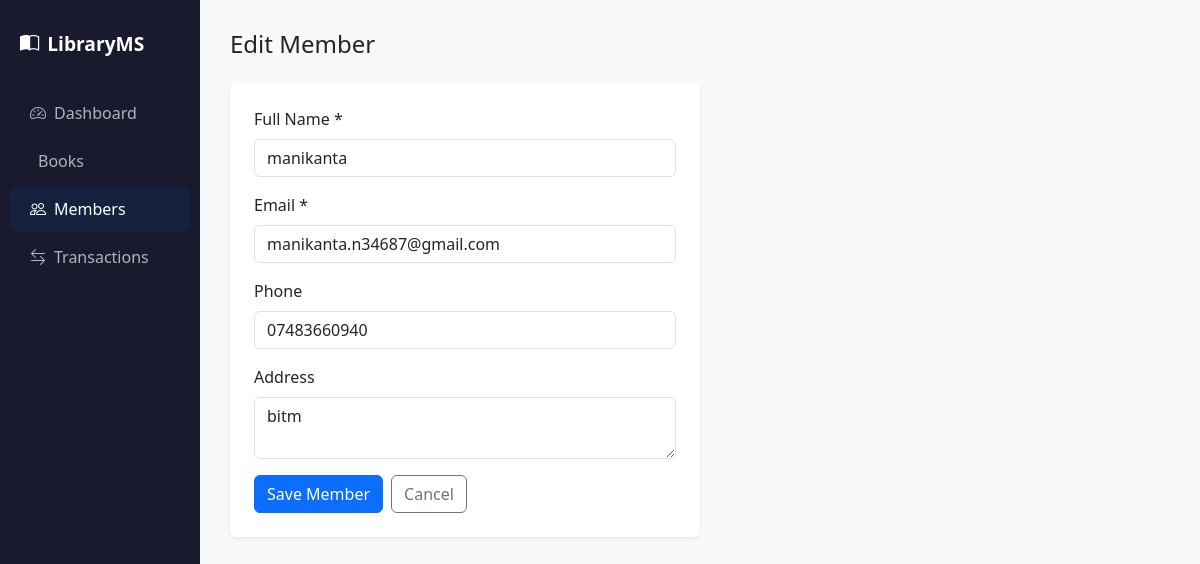
The page /members/edit/1 on the database as committed earlier.
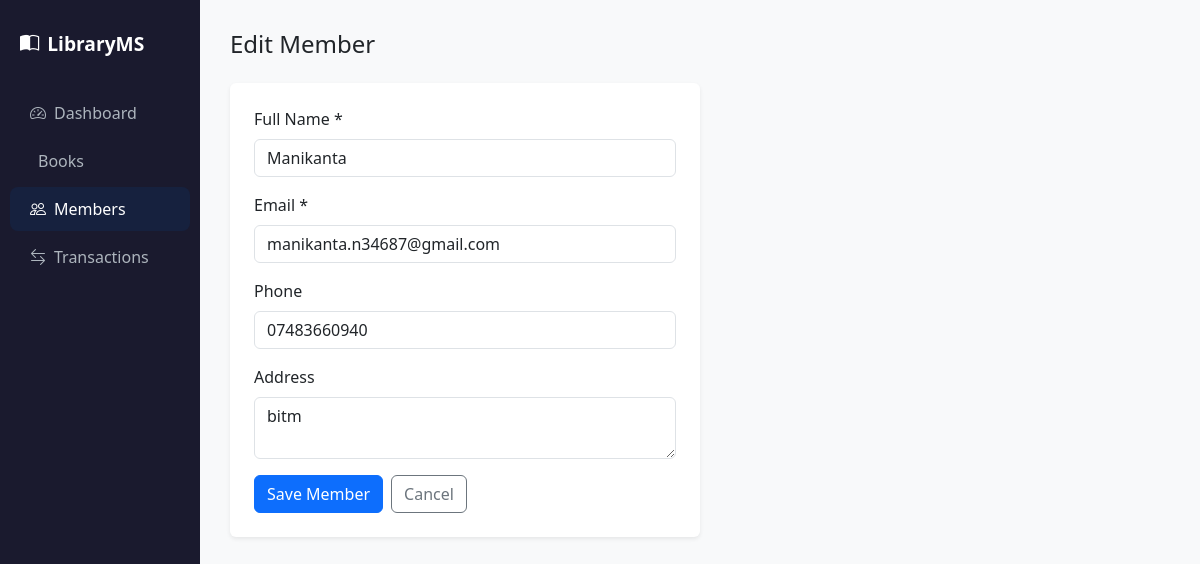
The same page on the database as committed later.
### models.py (models this page shows, shortened)
class Member(db.Model):
    __tablename__ = 'members'
    id         = db.Column(db.Integer, primary_key=True)
    name       = db.Column(db.String(100), nullable=False)
    email      = db.Column(db.String(120), unique=True, nullable=False)
    phone      = db.Column(db.String(15), nullable=True)
    address    = db.Column(db.Text, nullable=True)
    joined_on  = db.Column(db.DateTime, default=datetime.utcnow)
    is_active  = db.Column(db.Boolean, default=True)
    transactions = db.relationship('Transaction', backref='member', lazy=True)

### routes/members.py (the view, shortened to what this page needs)
@members_bp.route('/edit/<int:id>', methods=['GET', 'POST'])
def edit_member(id):
    member = Member.query.get_or_404(id)
    return render_template('members/add.html', member=member)

### templates/members/add.html
{% extends 'base.html' %}
{% block content %}
<div class="col-md-6">
  <h4 class="mb-4">{{ 'Edit' if member else 'Add New' }} Member</h4>
  <div class="card border-0 shadow-sm">
    <div class="card-body p-4">
      <form method="POST">
        <div class="mb-3">
          <label class="form-label">Full Name *</label>
          <input type="text" class="form-control" name="name" value="{{ member.name if member else '' }}" required>
        </div>
        <div class="mb-3">
          <label class="form-label">Email *</label>
          <input type="email" class="form-control" name="email" value="{{ member.email if member else '' }}" required>
        </div>
        <div class="mb-3">
          <label class="form-label">Phone</label>
          <input type="text" class="form-control" name="phone" value="{{ member.phone if member else '' }}">
        </div>
        <div class="mb-3">
          <label class="form-label">Address</label>
          <textarea class="form-control" name="address" rows="2">{{ member.address if member else '' }}</textarea>
        </div>
        <div class="d-flex gap-2">
          <button type="submit" class="btn btn-primary">Save Member</button>
          <a href="{{ url_for('members.list_members') }}" class="btn btn-outline-secondary">Cancel</a>
        </div>
      </form>
    </div>
  </div>
</div>
{% endblock %}

Rows that differ between the two databases and show on the page:
changed Member "manikanta.n34687@gmail.com": name "manikanta" → "Manikanta"
